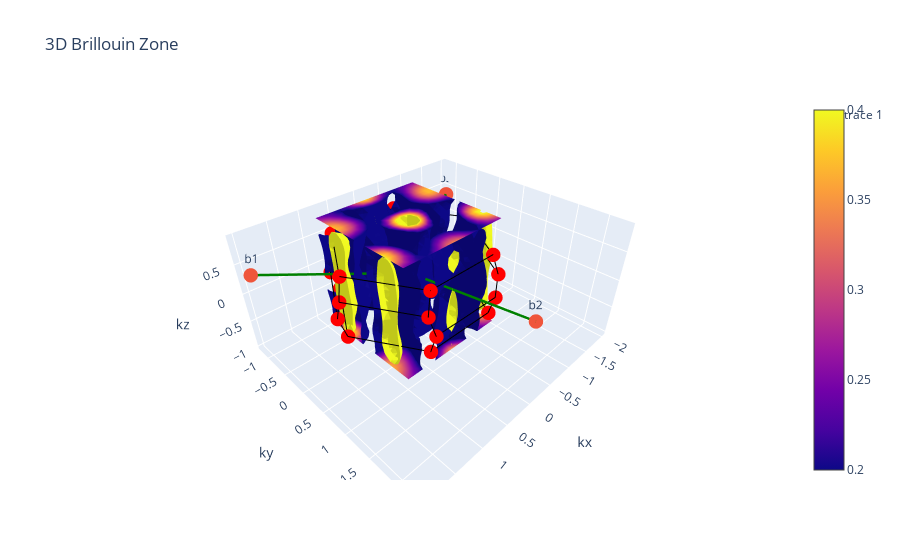

Notebook cell for this chart:
### Code cell
vv = bs_cart_grid.flatten()

fig = go.Figure()

fig = go.Figure(data=go.Isosurface(
    x=kx_cryst,
    y=ky_cryst,
    z=kz_cryst,
    value=vv,
    isomin=0.2,
    isomax=0.4,
    # surface_count=5, # number of isosurfaces, 2 by default: only min and max
    caps=dict(x_show=False, y_show=False)
    ))


fig.add_trace(go.Scatter3d(
    x=[0, b1[0], b2[0], b3[0]],
    y=[0, b1[1], b2[1], b3[1]],
    z=[0, b1[2], b2[2], b3[2]],
    mode='markers+text',
    marker=dict(size=5),
    text=['Origin', 'b1', 'b2', 'b3'],
    textposition='top center'
))

# Add arrows for each basis vector
for b in [b1, b2, b3]:
    fig.add_trace(go.Scatter3d(
        x=[0, b[0]],
        y=[0, b[1]],
        z=[0, b[2]],
        mode='lines',
        line=dict(color='green', width=5),
        showlegend=False
    ))

vertices, ridges, _ = get_brillouin_zone_3d(calc.bcell/ (2. * np.pi / acell))

# Plot vertices
fig.add_trace(go.Scatter3d(
    x=vertices[:, 0], y=vertices[:, 1], z=vertices[:, 2],
    mode='markers',
    marker=dict(size=5, color='red'),
    name='Vertices',
    showlegend=False
))

# Plot edges
for ridge in ridges:
    # points = vertices[ridge]

    fig.add_trace(go.Scatter3d(
        x=ridge[:, 0], y=ridge[:, 1], z=ridge[:, 2],
        mode='lines',
        line=dict(color='black', width=2),
        name='Edges',
    showlegend=False
    ))

# Show figure
fig.update_layout(
    title='3D Brillouin Zone',
    scene=dict(
        xaxis_title='kx',
        yaxis_title='ky',
        zaxis_title='kz'
    )
)

fig.show()

### Figure 1 — Plotly figure (JSON) as saved in the notebook; plotly's stock layout.template omitted (floating-point values rounded to 4 significant figures; data arrays with more than 128 entries replaced by an {"elided": "..."} marker saying what was removed)
{"data": [{"caps": {"x": {"show": false}, "y": {"show": false}}, "isomax": 0.4, "isomin": 0.2, "type": "isosurface", "value": {"elided": "8000 float values"}, "x": {"elided": "8000 float values"}, "y": {"elided": "8000 float values"}, "z": {"elided": "8000 float values"}}, {"marker": {"size": 5}, "mode": "markers+text", "text": ["Origin", "b1", "b2", "b3"], "textposition": "top center", "type": "scatter3d", "x": [0, 1.967, 0, -1.967], "y": [0, -1.136, 2.271, -1.136], "z": [0, 0.3487, 0.3487, 0.3487]}, {"line": {"color": "green", "width": 5}, "mode": "lines", "showlegend": false, "type": "scatter3d", "x": [0, 1.967], "y": [0, -1.136], "z": [0, 0.3487]}, {"line": {"color": "green", "width": 5}, "mode": "lines", "showlegend": false, "type": "scatter3d", "x": [0, 0], "y": [0, 2.271], "z": [0, 0.3487]}, {"line": {"color": "green", "width": 5}, "mode": "lines", "showlegend": false, "type": "scatter3d", "x": [0, -1.967], "y": [0, -1.136], "z": [0, 0.3487]}, {"marker": {"color": "red", "size": 5}, "mode": "markers", "name": "Vertices", "showlegend": false, "type": "scatter3d", "x": [1.25, 1.342, 1.25, 1.342, 0.6248, 0.7175, 0.6248, 0.6248, 0.6248, 0.6248, 0.6248, 0.7175, -0.6248, -0.7175, -0.6248, -0.6248, -0.6248, -0.6248, -0.6248, -0.7175, -1.25, -1.342, -1.25, -1.342], "y": [2.138e-16, 0.05353, -2.138e-16, -0.05353, 1.082, 1.136, 1.082, 1.189, -1.082, -1.189, -1.082, -1.136, 1.082, 1.136, 1.082, 1.189, -1.082, -1.189, -1.082, -1.136, 2.138e-16, 0.05353, -2.138e-16, -0.05353], "z": [0.523, 0.1743, -0.523, -0.1743, 0.523, 0.1743, -0.523, -0.1743, 0.523, 0.1743, -0.523, -0.1743, 0.523, 0.1743, -0.523, -0.1743, 0.523, 0.1743, -0.523, -0.1743, 0.523, 0.1743, -0.523, -0.1743]}, {"line": {"color": "black", "width": 2}, "mode": "lines", "name": "Edges", "showlegend": false, "type": "scatter3d", "x": [1.25, 0.6248, 0.7175, 1.342, 1.25], "y": [2.138e-16, 1.082, 1.136, 0.05353, 2.138e-16], "z": [0.523, 0.523, 0.1743, 0.1743, 0.523]}, {"line": {"color": "black", "width": 2}, "mode": "lines", "name": "Edges", "showlegend": false, "type": "scatter3d", "x": [1.25, 0.6248, 0.6248, 0.7175, 1.342, 1.342, 1.25], "y": [2.138e-16, -1.082, -1.189, -1.136, -0.05353, 0.05353, 2.138e-16], "z": [0.523, 0.523, 0.1743, -0.1743, -0.1743, 0.1743, 0.523]}, {"line": {"color": "black", "width": 2}, "mode": "lines", "name": "Edges", "showlegend": false, "type": "scatter3d", "x": [1.25, 0.6248, -0.6248, -1.25, -0.6248, 0.6248, 1.25], "y": [2.138e-16, -1.082, -1.082, 2.138e-16, 1.082, 1.082, 2.138e-16], "z": [0.523, 0.523, 0.523, 0.523, 0.523, 0.523, 0.523]}, {"line": {"color": "black", "width": 2}, "mode": "lines", "name": "Edges", "showlegend": false, "type": "scatter3d", "x": [1.342, 1.342, 1.25, 0.6248, 0.6248, 0.7175, 1.342], "y": [0.05353, -0.05353, -2.138e-16, 1.082, 1.189, 1.136, 0.05353], "z": [0.1743, -0.1743, -0.523, -0.523, -0.1743, 0.1743, 0.1743]}, {"line": {"color": "black", "width": 2}, "mode": "lines", "name": "Edges", "showlegend": false, "type": "scatter3d", "x": [1.25, 0.6248, 0.7175, 1.342, 1.25], "y": [-2.138e-16, -1.082, -1.136, -0.05353, -2.138e-16], "z": [-0.523, -0.523, -0.1743, -0.1743, -0.523]}, {"line": {"color": "black", "width": 2}, "mode": "lines", "name": "Edges", "showlegend": false, "type": "scatter3d", "x": [1.25, 0.6248, -0.6248, -1.25, -0.6248, 0.6248, 1.25], "y": [-2.138e-16, 1.082, 1.082, -2.138e-16, -1.082, -1.082, -2.138e-16], "z": [-0.523, -0.523, -0.523, -0.523, -0.523, -0.523, -0.523]}, {"line": {"color": "black", "width": 2}, "mode": "lines", "name": "Edges", "showlegend": false, "type": "scatter3d", "x": [0.6248, -0.6248, -0.7175, -0.6248, 0.6248, 0.7175, 0.6248], "y": [1.082, 1.082, 1.136, 1.189, 1.189, 1.136, 1.082], "z": [0.523, 0.523, 0.1743, -0.1743, -0.1743, 0.1743, 0.523]}, {"line": {"color": "black", "width": 2}, "mode": "lines", "name": "Edges", "showlegend": false, "type": "scatter3d", "x": [0.6248, -0.6248, -0.6248, 0.6248, 0.6248], "y": [1.082, 1.082, 1.189, 1.189, 1.082], "z": [-0.523, -0.523, -0.1743, -0.1743, -0.523]}, {"line": {"color": "black", "width": 2}, "mode": "lines", "name": "Edges", "showlegend": false, "type": "scatter3d", "x": [0.6248, -0.6248, -0.6248, 0.6248, 0.6248], "y": [-1.082, -1.082, -1.189, -1.189, -1.082], "z": [0.523, 0.523, 0.1743, 0.1743, 0.523]}, {"line": {"color": "black", "width": 2}, "mode": "lines", "name": "Edges", "showlegend": false, "type": "scatter3d", "x": [0.6248, 0.7175, 0.6248, -0.6248, -0.7175, -0.6248, 0.6248], "y": [-1.189, -1.136, -1.082, -1.082, -1.136, -1.189, -1.189], "z": [0.1743, -0.1743, -0.523, -0.523, -0.1743, 0.1743, 0.1743]}, {"line": {"color": "black", "width": 2}, "mode": "lines", "name": "Edges", "showlegend": false, "type": "scatter3d", "x": [-0.6248, -1.25, -1.342, -0.7175, -0.6248], "y": [1.082, 2.138e-16, 0.05353, 1.136, 1.082], "z": [0.523, 0.523, 0.1743, 0.1743, 0.523]}, {"line": {"color": "black", "width": 2}, "mode": "lines", "name": "Edges", "showlegend": false, "type": "scatter3d", "x": [-0.7175, -0.6248, -0.6248, -1.25, -1.342, -1.342, -0.7175], "y": [1.136, 1.189, 1.082, -2.138e-16, -0.05353, 0.05353, 1.136], "z": [0.1743, -0.1743, -0.523, -0.523, -0.1743, 0.1743, 0.1743]}, {"line": {"color": "black", "width": 2}, "mode": "lines", "name": "Edges", "showlegend": false, "type": "scatter3d", "x": [-0.6248, -1.25, -1.342, -1.342, -0.7175, -0.6248, -0.6248], "y": [-1.082, 2.138e-16, 0.05353, -0.05353, -1.136, -1.189, -1.082], "z": [0.523, 0.523, 0.1743, -0.1743, -0.1743, 0.1743, 0.523]}, {"line": {"color": "black", "width": 2}, "mode": "lines", "name": "Edges", "showlegend": false, "type": "scatter3d", "x": [-0.6248, -1.25, -1.342, -0.7175, -0.6248], "y": [-1.082, -2.138e-16, -0.05353, -1.136, -1.082], "z": [-0.523, -0.523, -0.1743, -0.1743, -0.523]}], "layout": {"scene": {"xaxis": {"title": {"text": "kx"}}, "yaxis": {"title": {"text": "ky"}}, "zaxis": {"title": {"text": "kz"}}}, "title": {"text": "3D Brillouin Zone"}}}
